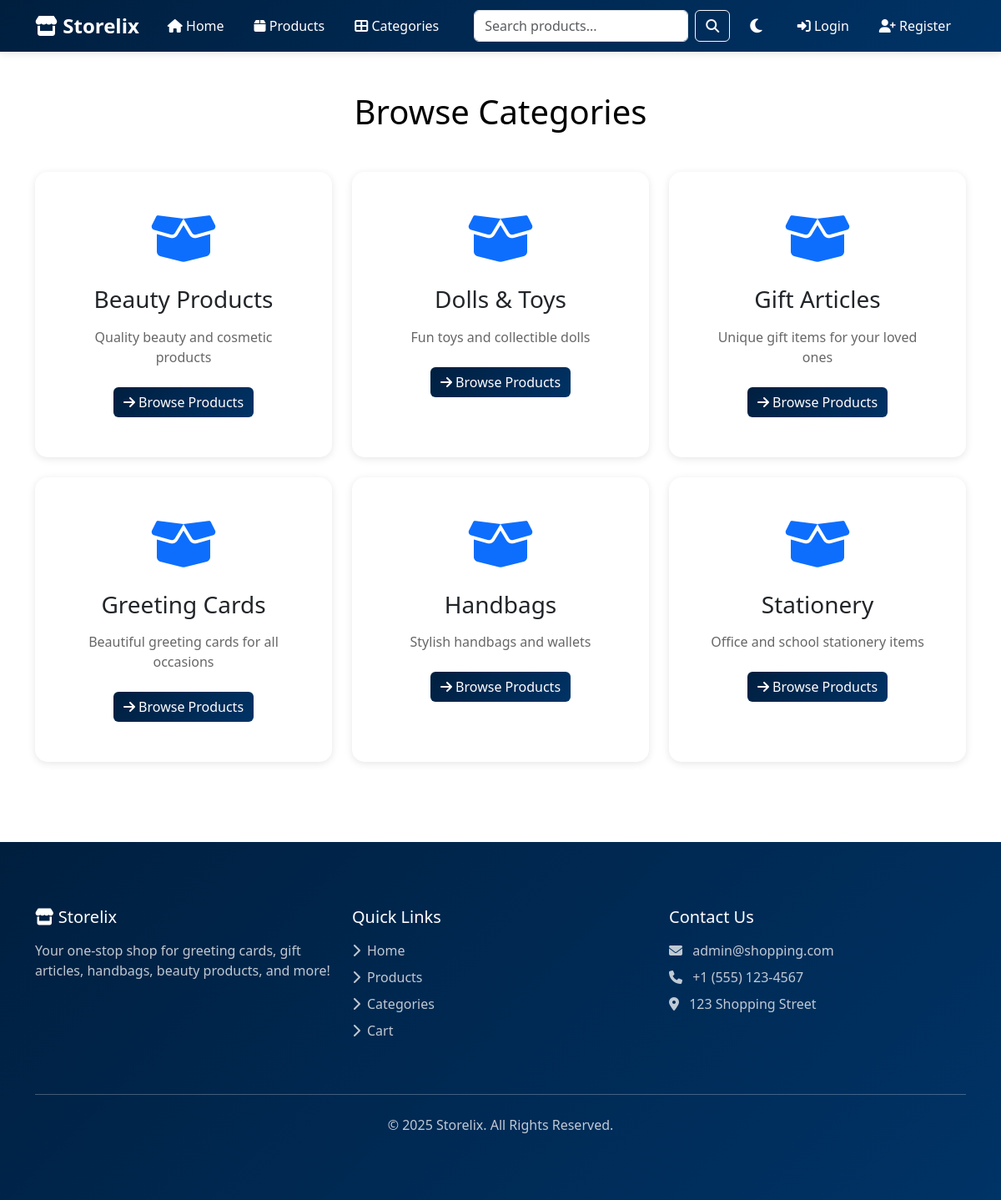
/categories.php, run on the app's committed database.
### tables this page shows
CREATE TABLE IF NOT EXISTS categories (
    id INT AUTO_INCREMENT PRIMARY KEY,
    name VARCHAR(100) NOT NULL,
    description TEXT,
    image VARCHAR(255),
    created_at TIMESTAMP DEFAULT CURRENT_TIMESTAMP
);

### includes/db.php (called while the page is built, shortened)
<?php
class Database {
    private $conn;
    public function __construct() {
        try {
            $this->conn = new mysqli(DB_HOST, DB_USER, DB_PASS, DB_NAME);
            $this->conn->options(MYSQLI_OPT_CONNECT_TIMEOUT, 30);
            $this->conn->options(MYSQLI_OPT_READ_TIMEOUT, 30);
            $this->conn->set_charset("utf8mb4");
        } catch (Exception $e) {
            die("Database Error: " . $e->getMessage());
        }
    }
    public function query($sql) {
        $result = $this->conn->query($sql);
        return $result;
    }
}
$db = new Database();
?>

### includes/functions.php (called while the page is built, shortened)
<?php
require_once 'db.php';
function getCategories() {
    global $db;
    $result = $db->query("SELECT * FROM categories ORDER BY name ASC");
    return $result->fetch_all(MYSQLI_ASSOC);
}
?>

### categories.php (the view, shortened to what this page needs)
<?php
include 'includes/header.php';
$categories = getCategories();
?>
<div class="container my-5">
    <h1 class="text-center mb-5">Browse Categories</h1>
    <div class="row g-4">
        <?php foreach ($categories as $category): ?>
            <div class="col-md-4">
                <a href="products.php?category=<?php echo $category['id']; ?>" class="text-decoration-none">
                    <div class="card category-card h-100">
                        <div class="card-body text-center p-5">
                            <i class="fas fa-box-open fa-4x text-primary mb-4"></i>
                            <h3 class="card-title text-dark"><?php echo htmlspecialchars($category['name']); ?></h3>
                            <p class="card-text text-muted mt-3"><?php echo htmlspecialchars($category['description']); ?></p>
                            <div class="mt-4">
                                <span class="btn btn-primary">
                                    <i class="fas fa-arrow-right"></i> Browse Products
                                </span>
                            </div>
                        </div>
                    </div>
                </a>
            </div>
        <?php endforeach; ?>
    </div>
</div>
<?php include 'includes/footer.php'; ?>

### includes/header.php (style rules this page uses)
:root { --primary-color: #001f3f; --secondary-color: #003366; --dark-color: #333; --light-color: #f8f9fa; --bg-color: #ffffff; --text-color: #000000; --card-bg: #ffffff; --navbar-bg: linear-gradient(135deg, var(--primary-color), var(--secondary-color)); --navbar-text: white; --footer-bg: linear-gradient(135deg, var(--primary-color), var(--secondary-color)); --footer-text: white; --hero-bg: linear-gradient(135deg, var(--primary-color), var(--secondary-color)); }
body { font-family: 'Segoe UI', Tahoma, Geneva, Verdana, sans-serif; min-height: 100vh; display: flex; flex-direction: column; background-color: var(--bg-color); color: var(--text-color); transition: background-color 0.3s, color 0.3s; }
.card { background-color: var(--card-bg); color: var(--text-color); border: 1px solid rgba(0,0,0,0.1); }
.card .card-title { color: var(--text-color); }
.card .card-text { color: var(--text-color); }
.card .text-muted { color: rgba(0,0,0,0.6) !important; }
.btn-primary { background-color: var(--primary-color); border-color: var(--primary-color); }
.btn-primary { background: linear-gradient(135deg, var(--primary-color), var(--secondary-color)); border: none; }
.card { border: none; border-radius: 15px; overflow: hidden; transition: all 0.3s; box-shadow: 0 2px 10px rgba(0,0,0,0.1); background-color: var(--card-bg); color: var(--text-color); }
.category-card { cursor: pointer; transition: all 0.3s; }

### data on the page
categories: name "Beauty Products", description "Quality beauty and cosmetic products"
categories: name "Dolls & Toys", description "Fun toys and collectible dolls"
categories: name "Gift Articles", description "Unique gift items for your loved ones"
categories: name "Greeting Cards", description "Beautiful greeting cards for all occasions"
categories: name "Handbags", description "Stylish handbags and wallets"
categories: name "Stationery", description "Office and school stationery items"

### other printed values
SITE_NAME "Storelix"
ADMIN_EMAIL "admin@shopping.com"
